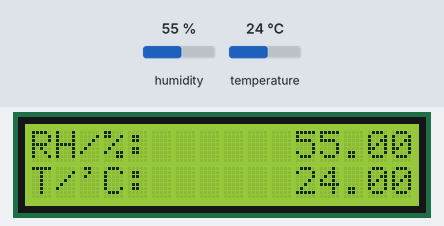
The program below on a simulated MicroPython board. Shown: 16×2 character LCD. Inputs (shaded band) come from the test bench; at power-on: humidity 55 %, temperature 24 °C. Library files of the repository ran but are not shown: AHT21B.py.

Above: at 1.3 s.
1.4 s: humidity set to 22 %
At 2.3 s:
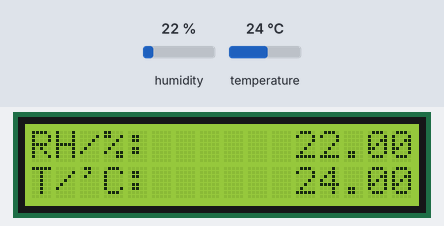
3.0 s: temperature set to 12 °C
At 4.5 s:
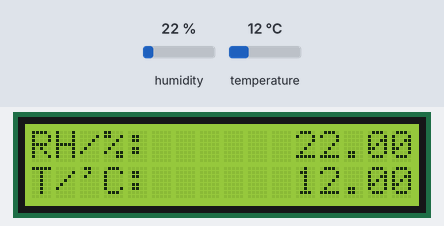
5.1 s: humidity set to 40 %
At 6.5 s:
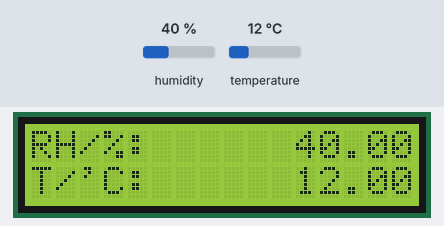
7.2 s: temperature set to 19 °C
At 9.0 s:
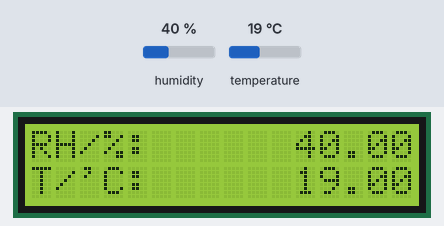
Timing chart, 0 to 10.3 s (numbered marks = the images above; inputs shaded):
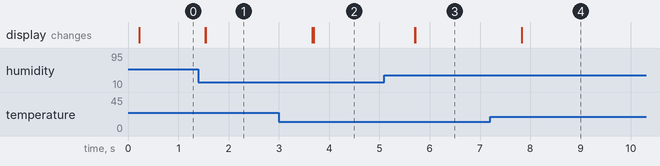

The program:

main.py
```python
from machine import Pin, I2C
from TWI_LCD import PCF8574_LCD
from AHT21B import AHT21B
from time import sleep_ms


SCL_pin = Pin("SCL")
SDA_pin = Pin("SDA")

i2c = I2C(3, scl = SCL_pin, sda = SDA_pin, freq = 400000)

lcd = PCF8574_LCD(i2c)
rht = AHT21B(i2c)

lcd.clear_home()

lcd.goto_xy(0, 0)
lcd.put_str("RH/%:")
lcd.goto_xy(0, 1)
lcd.put_str("T/'C:")


while(True ):
    rh, t, status, crc = rht.read_sensor()
    lcd.goto_xy(11, 0)
    lcd.put_str(str("%2.2f " %rh))
    lcd.goto_xy(11, 1)
    lcd.put_str(str("%2.2f " %t))
    sleep_ms(600)
```

TWI_LCD.py
```python
from time import sleep_ms
from micropython import const


clear_display = const(0x01)
goto_home = const(0x02)

cursor_direction_inc = const(0x06)
cursor_direction_dec = const(0x04)
display_shift = const(0x05)
display_no_shift = const(0x04)

display_on = const(0x0C)
display_off = const(0x0A)
cursor_on = const(0x0A)
cursor_off = const(0x08)
blink_on = const(0x09)
blink_off = const(0x08)

_8_pin_interface = const(0x30)
_4_pin_interface = const(0x20)
_2_row_display = const(0x28)
_1_row_display = const(0x20)
_5x10_dots = const(0x60)
_5x7_dots = const(0x20)

line_1_y_pos = const(0x00)
line_2_y_pos = const(0x40)
line_3_y_pos = const(0x14)
line_4_y_pos = const(0x54)

BL_ON = const(1)
BL_OFF = const(0)

DAT = const(1)
CMD = const(0)


class TWI_LCD():
    def ___init__(self):
        self.init()


    def init(self):
        self.bl_state = BL_ON
        self.data_value |= 0x04
        self.write(self.data_value)
        sleep_ms(10)
        self.send_data(0x33, CMD)
        self.send_data(0x32, CMD)
        self.send_data((_4_pin_interface | _2_row_display | _5x7_dots), CMD)
        self.send_data((display_on | cursor_off | blink_off), CMD)
        self.send_data(clear_display, CMD)
        self.send_data((cursor_direction_inc | display_no_shift), CMD)


    def send_data(self, value, mode):
        if(mode == CMD):
            self.data_value &= 0xF4
        else:
            self.data_value |= 0x01

        if(self.bl_state == BL_ON):
            self.data_value |= 0x08
        else:
            self.data_value &= 0xF7

        self.write(self.data_value)
        self.quad_bit_send(value)
        sleep_ms(1)


    def toggle_EN(self):
        self.data_value |= 0x04
        self.write(self.data_value)
        sleep_ms(1)
        self.data_value &= 0xF9
        self.write(self.data_value)
        sleep_ms(1)


    def quad_bit_send(self, lcd_data):
        temp = (lcd_data & 0xF0)
        self.data_value &= 0x0F
        self.data_value |= temp
        self.write(self.data_value)
        self.toggle_EN()
        temp = (lcd_data & 0x0F)
        temp <<= 0x04
        self.data_value &= 0x0F
        self.data_value |= temp
        self.write(self.data_value)
        self.toggle_EN()


    def clear_home(self):
        self.send_data(clear_display, CMD)
        self.send_data(goto_home, CMD)


    def goto_xy(self, x_pos, y_pos):
        if(y_pos == 1):
            self.send_data((0x80 | (x_pos + line_2_y_pos)), CMD)

        elif(y_pos == 2):
            self.send_data((0x80 | (x_pos + line_3_y_pos)), CMD)

        elif(y_pos == 3):
            self.send_data((0x80 | (x_pos + line_4_y_pos)), CMD)

        else:
            self.send_data((0x80 | (x_pos + line_1_y_pos)), CMD)


    def put_chr(self, ch):
        self.send_data(ord(ch), DAT)


    def put_str(self, ch_string):
        for chr in ch_string:
            self.put_chr(chr)


PCF8574_DEFAULT_I2C_ADDRESS = const(0x27)


class PCF8574_LCD(TWI_LCD):
    def __init__(self, i2c, i2c_addr = PCF8574_DEFAULT_I2C_ADDRESS):
        self.i2c = i2c
        self.addr = i2c_addr
        self.bl_state = 0
        self.data_value = 0
        self.init()


    def read(self, mask):
        self.write(mask)
        retval = self.i2c.readfrom(self.addr, 1)
        return retval[0]


    def write(self, value):
        self.i2c.writeto(self.addr, bytes([value]))
        
```

Measured:
- after the input at 1.4 s, the display: first changes after 0.14 s (image 1 shows a later state)
- after the input at 3.0 s, the display: first changes after 0.66 s (image 2 shows a later state)
- after the input at 5.1 s, the display: first changes after 0.60 s (image 3 shows a later state)
- after the input at 7.2 s, the display: changes after 0.63 s (image 4)
